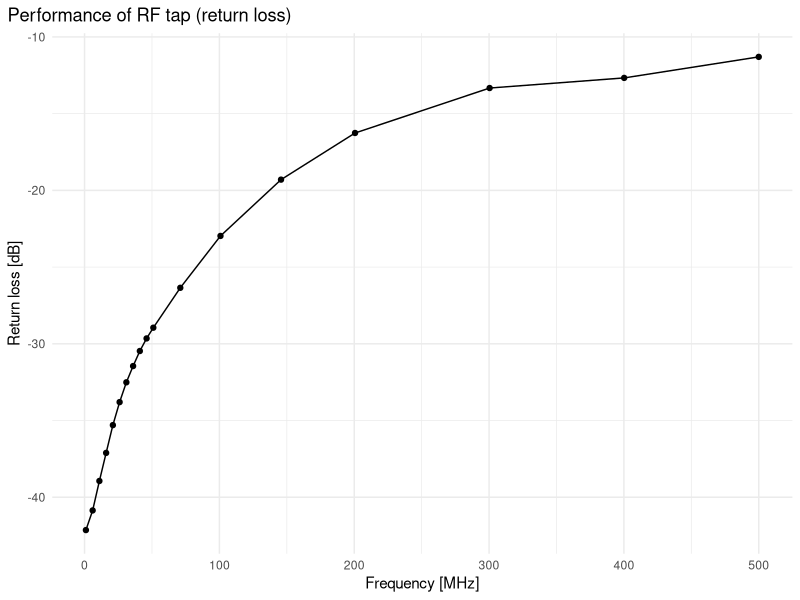
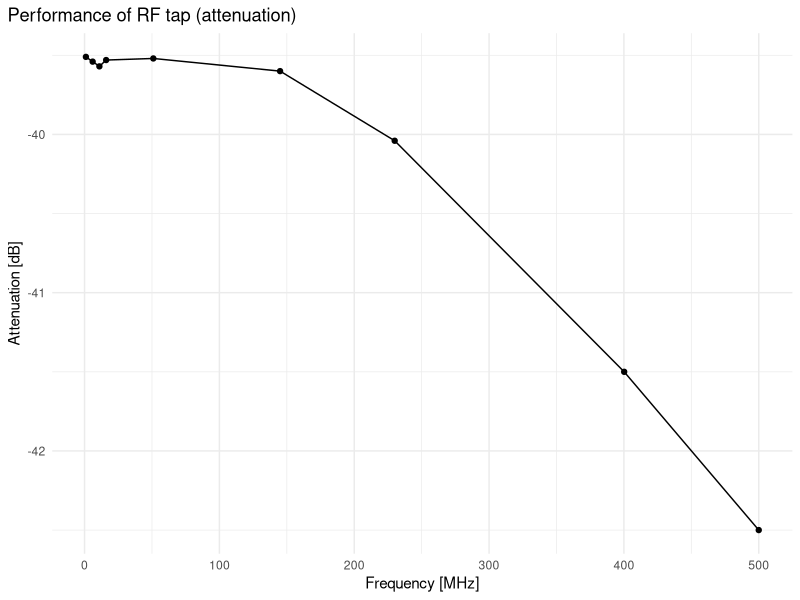

These figures' R source, in order:
## ---- chunk 1
#| echo: false
#| message: false
#| warning: false
library(tidyverse)
df <- tribble(~frequency, ~return_loss,
              1, -42.14,
              6, -40.86,
              11, -38.94,
              16, -37.11,
              21, -35.3,
              26, -33.8,
              31, -32.51,
              36, -31.45,
              41, -30.47,
              46, -29.65,
              51, -28.95,
              71, -26.35,
              100.8, -22.97,
              145.71, -19.3,
              200.6, -16.26,
              300.4, -13.33,
              400.2, -12.67,
              500, -11.3)

df %>% ggplot(aes(x=frequency, y=return_loss)) +
  geom_line() +
  geom_point() + 
  theme_minimal() +
  labs(x = "Frequency [MHz]",
       y = "Return loss [dB]", 
       title = "Performance of RF tap (return loss)") +
  theme(plot.title.position = "plot")
## ---- chunk 2
df2 <- tribble(~frequency, ~attenuation,
               1, -39.51,
               6, -39.54,
               11, -39.57,
               16, -39.53,
               51, -39.52,
               145, -39.6,
               230, -40.04,
               400.2, -41.5,
               500, -42.5)
df2 %>% ggplot(aes(x=frequency, y=attenuation)) +
  geom_line() +
  geom_point() + 
  theme_minimal() +
  labs(x = "Frequency [MHz]",
       y = "Attenuation [dB]", 
       title = "Performance of RF tap (attenuation)") +
  theme(plot.title.position = "plot")             
